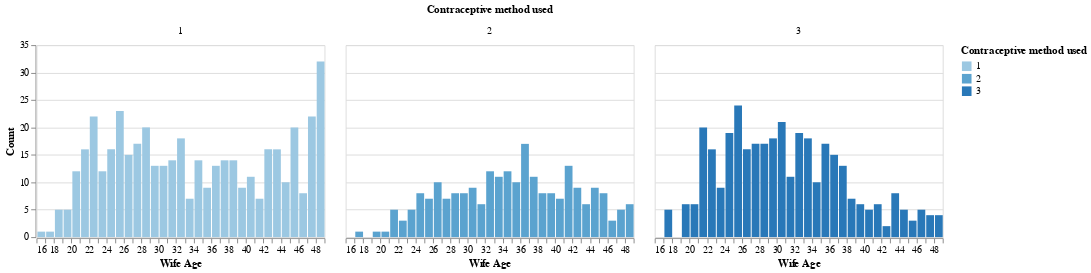

Notebook code for this chart:
### Markdown cell above
Two graphs are skewed to the right. This is expected as there are more young wife than old wife and most people have around two to three kids.

### Code cell
alt.Chart(train_df, title="Distribution of Wife Age by Contraceptive method used").mark_bar().encode(
    x=alt.X("Wife Age:Q", bin=alt.Bin(maxbins=40), title="Wife Age"),
    y=alt.Y("count()", title="Count"),
    color="Contraceptive method used:O",
).properties(width=300, height=200).facet("Contraceptive method used")

### Figure 1 — Vega-Lite specification as saved in the notebook (floating-point values rounded to 4 significant figures; data arrays with more than 128 entries replaced by an {"elided": "..."} marker saying what was removed)
{"$schema": "https://vega.github.io/schema/vega-lite/v4.8.1.json", "config": {"view": {"continuousHeight": 300, "continuousWidth": 400}}, "data": {"name": "data-2ecc569351b350be7a678684307e3d89"}, "datasets": {"data-2ecc569351b350be7a678684307e3d89": {"elided": "1031 records"}}, "facet": {"field": "Contraceptive method used", "type": "quantitative"}, "spec": {"encoding": {"color": {"field": "Contraceptive method used", "type": "ordinal"}, "x": {"bin": {"maxbins": 40}, "field": "Wife Age", "title": "Wife Age", "type": "quantitative"}, "y": {"aggregate": "count", "title": "Count", "type": "quantitative"}}, "height": 200, "mark": "bar", "title": "Distribution of Wife Age by Contraceptive method used", "width": 300}}
